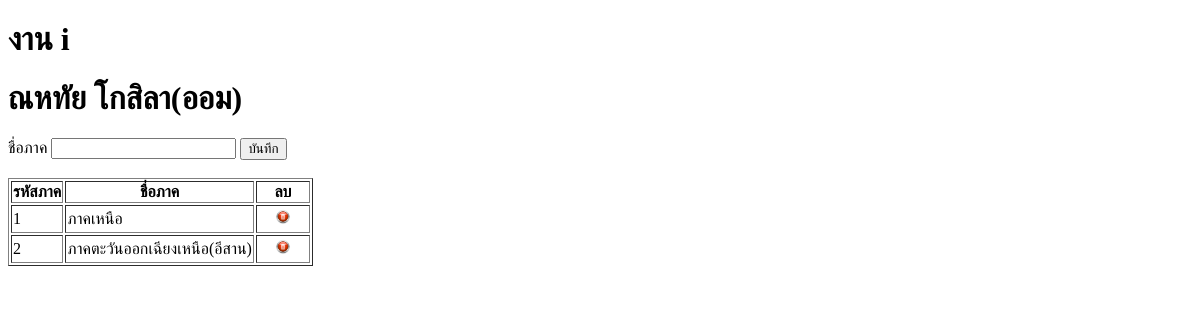
/j/i/a.php, run on an earlier commit of the app's database.
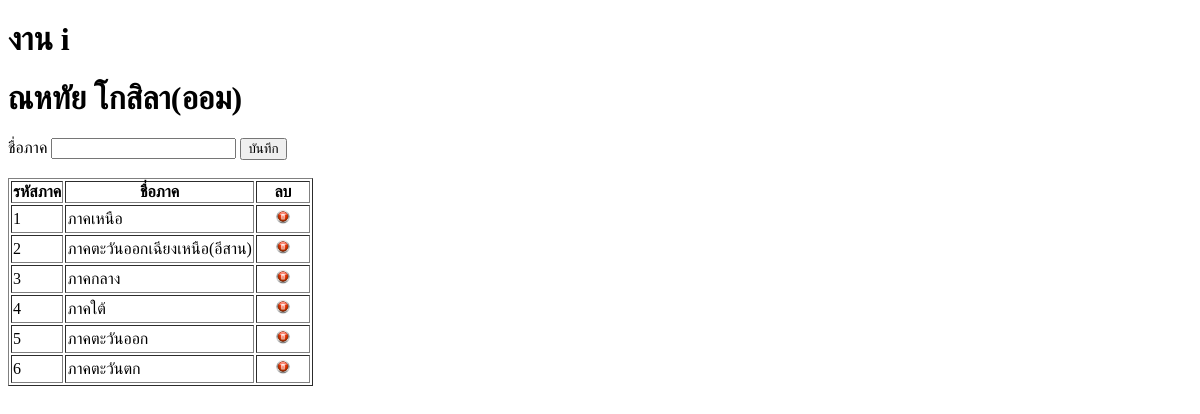
And on a later commit of the database.
### tables this page shows
CREATE TABLE `regions` (
  `r_id` int(4) NOT NULL,
  `r_name` varchar(200) NOT NULL
);

### j/i/a.php (the view, shortened to what this page needs)
<!doctype html>
<html>
<head>
</head>
<body>
    <h1>งาน i</h1>
    <h1>ณหทัย โกสิลา(ออม)</h1>
<form method = "post" action="">
    ชื่อภาค <input type= "text" name="rname" autofocus required>
    <button type ="Submit" name = "Submit"> บันทึก </button>
<br>
<br>
<table border= "1">
    <tr>
        <th>รหัสภาค</th>
        <th>ชื่อภาค</th>
        <th>ลบ</th>
    </tr>
<?php
    include_once("connectDB.php");
    $sql = "SELECT * FROM `regions` ORDER BY `r_id` ASC";
    $rs = mysqli_query($conn , $sql);
    while($data = mysqli_fetch_array($rs)){
?>
    <tr>
        <td><?php echo $data['r_id']; ?></td>
        <td><?php echo $data['r_name']; ?></td>
        <td width="50" align="center">
            <a href="delete_region.php?id=<?php echo $data['r_id']; ?>"
   onclick="return confirm('ยืนยันการลบ');">
    <img src="images/dlet.jpg" width="20">
</a>
        </td>
    </tr>
<?php } ?>
</table>
</body>
</html>

What changed in the data, as far as the page shows it:
added regions: r_id "3", r_name "ภาคกลาง"
added regions: r_id "4", r_name "ภาคใต้"
added regions: r_id "5", r_name "ภาคตะวันออก"
added regions: r_id "6", r_name "ภาคตะวันตก"
